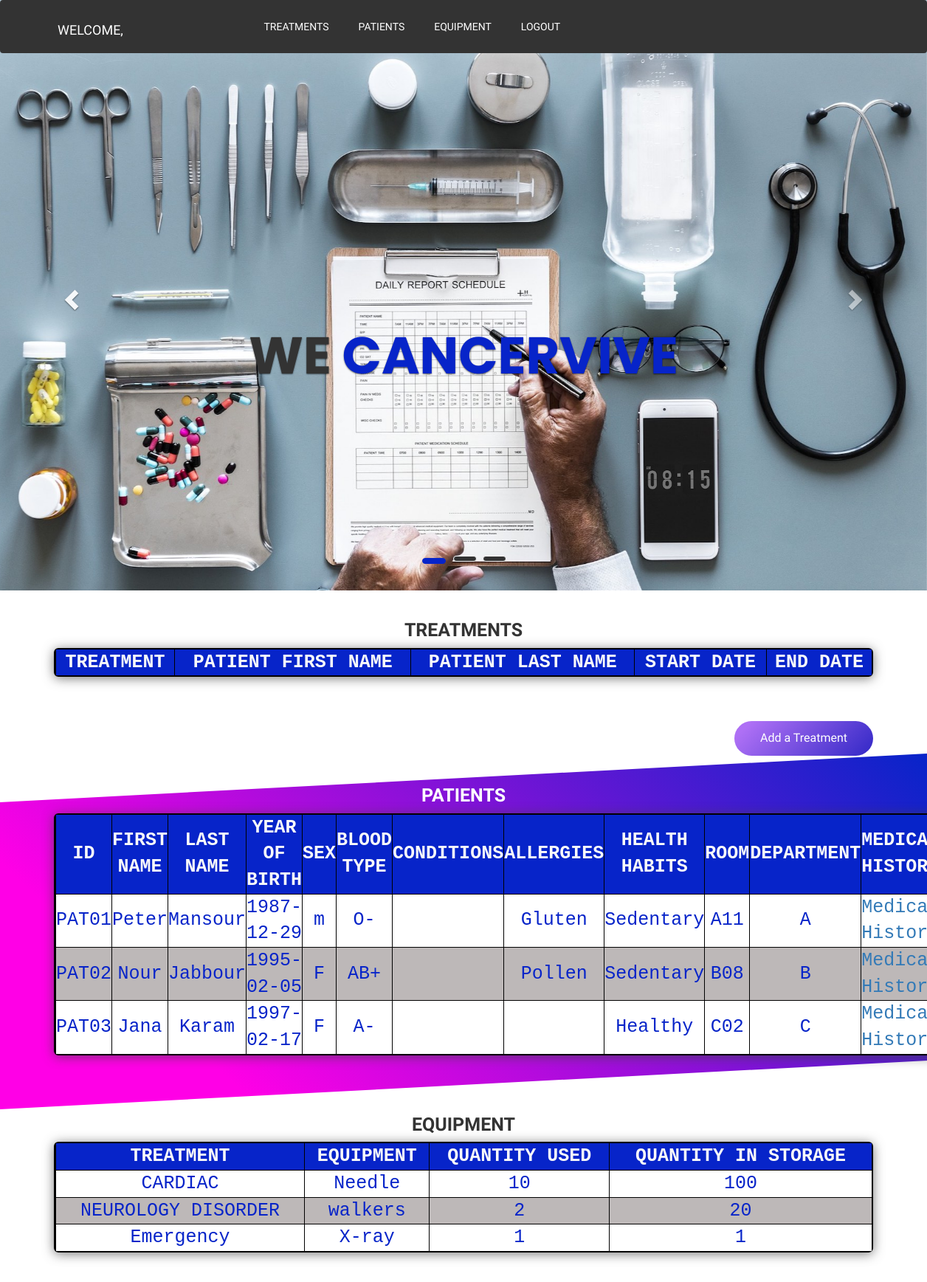
/doctor.php, run on the app's committed database.
### tables this page shows
CREATE TABLE IF NOT EXISTS PATIENT
(
 patientID VARCHAR(5) NOT NULL, CHECK(patientID LIKE 'PAT%'),
 fname VARCHAR(20) NOT NULL, 
 lname VARCHAR(20) NOT NULL,
 yearOfBirth DATE, 
  sex CHAR(2) DEFAULT 'F', CHECK (sex IN ('M','F','m','f')),
 bloodType VARCHAR(3) NOT NULL DEFAULT 'A+', CHECK (bloodType IN ('A+','A-','B+','B-','AB+','AB-','O+','O-')),
conditions VARCHAR(200),
allergies VARCHAR(100),
healthHabits VARCHAR(100), 

 
 PRIMARY KEY (patientID)
);

CREATE TABLE IF NOT EXISTS REQUIRES
(
quantity INT,

treatmentID VARCHAR(100),
CONSTRAINT fk_treatment1 FOREIGN KEY (treatmentID) REFERENCES TREATMENT(treatmentID),

equipmentID VARCHAR(100),
CONSTRAINT fk_equipment FOREIGN KEY (equipmentID) REFERENCES EQUIPMENT(equipmentID),

PRIMARY KEY(treatmentID, equipmentID)
);

CREATE TABLE IF NOT EXISTS TREATMENT
(
treatmentID VARCHAR(4) NOT NULL, CHECK(treatmentID LIKE 'T%'),
name VARCHAR(100)NOT NULL,
duration DECIMAL(5,1),  
price DECIMAL(5,1),

PRIMARY KEY (treatmentID)

);

CREATE TABLE IF NOT EXISTS EQUIPMENT
(
 equipmentID VARCHAR(100) NOT NULL, CHECK (equipmentID LIKE 'EQ%'),
 typeUsed VARCHAR(100),
 quantity INT,
 
 PRIMARY KEY(equipmentID)
);

### doctor.php (the view, shortened to what this page needs)
<?php
include "config.php";
$id=$_SESSION['docID'];
?>
<!doctype html>
<html lang="en">
<head>
  <link rel="stylesheet" href="https://maxcdn.bootstrapcdn.com/bootstrap/4.0.0/css/bootstrap.min.css"
>
  <link href="https://cdnjs.cloudflare.com/ajax/libs/twitter-bootstrap/3.3.7/css/bootstrap.min.css" rel="stylesheet">
  <link href="https://cdnjs.cloudflare.com/ajax/libs/animate.css/3.6.2/animate.min.css" rel="stylesheet">
  <link href="https://s3-us-west-2.amazonaws.com/s.cdpn.io/78060/animate.min.css" rel="stylesheet" type="text/css">
  <link href="https://cdnjs.cloudflare.com/ajax/libs/baguettebox.js/1.10.0/baguetteBox.min.css" rel="stylesheet">
  <link rel="stylesheet" href="animate.css">
  <link rel="stylesheet" href="manager2.css">
</head>
<body>
  <header>
    <nav class="navbar navbar-expand-lg navbar-dark navbar-custom fixed-top" id="mainNav">
      <div class="container">
        <a class="navbar-brand js-scroll-trigger" style="background-color: #333 !important;" href="#page-top">
          <span class="logo" style="margin-right:10vw; text-transform: uppercase;">WELCOME, <?php
          $result = mysqli_query($con,"select fname, lname from doctor where docID='".$id."'");
          while($row = $result->fetch_assoc()) {
            echo  $row["fname"]." " .$row["lname"] ;
            };?></span>
        </a>
        <div class="collapse navbar-collapse" id="navbarResponsive">
          <ul class="navbar-nav text-uppercase ml-auto">
            <li class="nav-item">
              <a class="nav-link js-scroll-trigger" href="#Treatments">Treatments</a>
            </li>
            <li class="nav-item">
              <a class="nav-link js-scroll-trigger" href="#patient">Patients</a>
            </li>
            <li class="nav-item">
              <a class="nav-link js-scroll-trigger" href="#Equipment">Equipment</a>
            </li>
            <li class="nav-item">
              <a class="nav-link js-scroll-trigger"  href="index.php">Logout</a>
            </li>
          </ul>
        </div>
      </div>
    </nav>
    <section id="home">
      <div id="carousel-example-generic" class="carousel slide" data-ride="carousel">
        <ol class="carousel-indicators">
          <li data-target="#carousel-example-generic" data-slide-to="0" class="active"></li>
          <li data-target="#carousel-example-generic" data-slide-to="1"></li>
          <li data-target="#carousel-example-generic" data-slide-to="2"></li>
        </ol>
        <div class="carousel-inner" role="listbox">
          <div class="item active">
            <div class="banner" style="background-image: url(img/manager.jpg);"></div>
            <div class="carousel-caption">
              <h2 class="animated bounceInRight" style="animation-delay: 1s">We <span>CANCERVIVE</span></h2>
            </div>
          </div>
        </div>
        <a class="left carousel-control" href="#carousel-example-generic" role="button" data-slide="prev">
          <span class="glyphicon glyphicon-chevron-left" aria-hidden="true"></span>
        </a>
        <a class="right carousel-control" href="#carousel-example-generic" role="button" data-slide="next">
          <span class="glyphicon glyphicon-chevron-right" aria-hidden="true"></span>
        </a>
      </div>
    </section>
  </header>
  <section class="mt-5 page-section" id="Treatments">
    <div class="container">
      <div class="text-center">
        <h2 class="section-heading text-uppercase font-weight-bold">Treatments</h2>
      </div>
                <div class="wrapper wow slideInRight" data-wow-duration="1s" style=" overflow: scroll;
    overflow: auto;">
                        <table>
            <tr>
            <th>Treatment</th>
            <th>Patient First Name</th>
            <th>Patient Last Name</th>
            <th>Start Date</th>
            <th>End Date</th>
            </tr>
            </table>
            <form action="doctor.php" method="post">
				<br><br>
				<br>
				<button class="hire" type="submit" name="addtreatment">Add a Treatment</button>
			</form>
    </div>
  </section>
    <section class="mt-5 page-section" id="patient" style="background-image: linear-gradient(
-315deg, #ff00e6 20%, #0724c9); transform:skewY(-3deg); ">
    <div class="container" style="transform:skewY(3deg); ">
                <div class="text-center" >
                    <h2 class="section-heading text-uppercase font-weight-bold" style="color:white !important;" >Patients</h2>
                </div>
                <div class="wrapper wow slideInLeft" data-wow-duration="1s" style=" overflow: scroll; overflow: auto;">
                        <table >
            <tr>
            <th>ID</th>
            <th>First Name</th>
            <th>Last Name</th>
            <th>Year Of Birth</th>
            <th>Sex</th>
            <th>Blood Type</th>
            <th>Conditions</th>
            <th>Allergies</th>
            <th>Health Habits</th>
            <th>Room</th>
            <th>Department</th>
            <th>Medical History</th>
            </tr>
            <?php
            $sql = "SELECT patientID, fname,lname,yearOfBirth,sex,bloodType,conditions,allergies,healthHabits,roomID,departmentID FROM PATIENT NATURAL JOIN BED NATURAL JOIN ROOM NATURAL JOIN OCCUPIES GROUP BY patientID ";
            $result = $con->query($sql);
            while($row = $result->fetch_assoc()) {
            echo "<tr><td>" . $row["patientID"]. "</td><td>" . $row["fname"]. "</td><td>" . $row["lname"] . "</td><td>". $row["yearOfBirth"]. "</td><td>" . $row["sex"]. "</td><td>". $row["bloodType"]. "</td><td>". $row["conditions"]. "</td><td>". $row["allergies"]. "</td><td>". $row["healthHabits"]. "</td><td>" . $row["roomID"] . "</td><td>" . $row["departmentID"]."</td>";?>
            <td><a href="medicalhistory.php?patientID=<?php echo $row["patientID"]; ?>">Medical History</a></td></tr><?php
            }
            ?>
            </table>
        </div>
        </div>
                </section>
  <section class="mt-5 page-section" id="Equipment">
    <div class="container">
      <div class="text-center">
        <h2 class="section-heading text-uppercase font-weight-bold">Equipment</h2>
      </div>
                <div class="wrapper wow slideInRight" data-wow-duration="1s" style=" overflow: scroll;
    overflow: auto;">
                        <table>
            <tr>
            <th>Treatment</th>
            <th>Equipment</th>
            <th>Quantity Used</th>
            <th>Quantity in Storage</th>
            </tr>
            <?php
            $sql = "SELECT name,typeUsed,R.quantity As test ,E.quantity As kest FROM TREATMENT T JOIN REQUIRES R JOIN EQUIPMENT E WHERE T.treatmentID=R.treatmentID AND R.equipmentID=E.equipmentID ";
            $result = $con->query($sql);
            while($row = $result->fetch_assoc()) {
                echo "<tr><td>" . $row["name"]. "</td><td>" . $row["typeUsed"]. "</td><td>" . $row["test"] . "</td><td>" . $row["kest"]."</td></tr>";
                }
            ?>
            </table>
    </div>
  </section>
</body>
</html>

### manager2.css (style rules this page uses)
* { margin:0; padding:0; box-sizing: border-box; }
body { font-family: 'Balsamiq Sans', cursive; }
.logo { color: #fff; background:#333!important; }
#mainNav { background-color: #333; top: 0; width: 100%; transition: top 0.3s; position: fixed; }
#mainNav a { float: left; display: block; color: white; text-align: center; padding: 20px; text-decoration: none; }
.navbar { margin-bottom: 0 !important; }
header .carousel-inner .item { height: 100vh; }
.banner { -webkit-background-size: cover; background-size: cover; background-position: center center; background-repeat: no-repeat center; height: 100vh; width: 100%; }
.carousel-caption { padding-bottom: 250px; font-family: poppins; }
.carousel-caption h2 { font-size: 70px; text-transform: uppercase; font-weight: bold; color: #333; }
.carousel-caption h2 span { color: #0724c9; }
.carousel-indicators li { width: 4vh !important; height: 1vh !important; margin:0.5vh !important; background-color: #333 !important; }
.carousel-indicators .active { width: 4vh !important; height: 1vh !important; margin:0.8vh !important; background-color: #0724c9 !important; }
.carousel-control.right { background-image: none; }
.carousel-control.left { background-image: none; }
.carousel-indicators .active { background-color: #0724c9; border-color: #0724c9; }
.page-section h2.section-heading { font-size: 2.5rem; margin-top: 10px; margin-bottom: 1rem; }
table { width: 100%; color: #0724c9; font-family: monospace; font-size: 25px; text-align: left; border-collapse:separate; border:solid black 1px; border-radius:6px; -moz-border-radius:6px; border-spacing: 0; box-shadow: 0 2px 15px rgba(64,64,64,.7); border-width: 0.3vh; }
td , th { border-left:solid black 1px; border-top:solid black 1px; text-align: center; }
th { background-color: #0724c9; border-top: none; color: #fafafa; text-transform: uppercase; }
tr:nth-child(even) { background-color: #ffffff }
* { margin: 0; padding: 0; }
tr:nth-child(odd) { background-color: #bdb8b8 }
.hire { float: right; color: #fff; font-size: 16px; padding: 12px 35px; border-radius: 50px; display: inline-block; border: 0; outline: 0; background-image: linear-gradient(135deg, #ae70f5 10%, #3228c6 100%); }

### data on the page
patient: patientID "PAT01", fname "Peter", lname "Mansour", yearOfBirth "1987-12-29", sex "m", bloodType "O-", allergies "Gluten", healthHabits "Sedentary", roomID "A11", departmentID "A"
patient: patientID "PAT02", fname "Nour", lname "Jabbour", yearOfBirth "1995-02-05", sex "F", bloodType "AB+", allergies "Pollen", healthHabits "Sedentary", roomID "B08", departmentID "B"
patient: patientID "PAT03", fname "Jana", lname "Karam", yearOfBirth "1997-02-17", sex "F", bloodType "A-", healthHabits "Healthy", roomID "C02", departmentID "C"
requires: treatmentID.name "CARDIAC", equipmentID.typeUsed "Needle", quantity "10", equipmentID.quantity "100"
requires: treatmentID.name "NEUROLOGY DISORDER", equipmentID.typeUsed "walkers", quantity "2", equipmentID.quantity "20"
requires: treatmentID.name "Emergency", equipmentID.typeUsed "X-ray", quantity "1", equipmentID.quantity "1"
